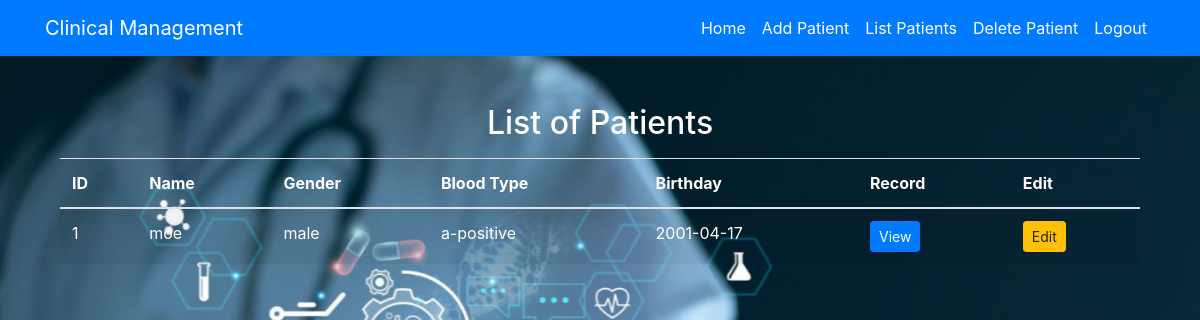
The app's page /list (signed in) with its own data.
### app.py (models this page shows, shortened)
class Patient(db.Model):
    __tablename__ = 'patients'
    id = db.Column(db.Integer, primary_key=True)
    name = db.Column(db.Text, nullable=False)
    gender = db.Column(db.String(50), nullable=False)
    blood_type = db.Column(db.String(50), nullable=False)
    birth_date = db.Column(db.Date, nullable=False, default='2000-01-01')
    doctor_id = db.Column(db.Integer, db.ForeignKey('doctors.id'))
    medical_records = db.relationship('MedicalRecord', backref='patient', lazy=True)

### app.py (the view)
@app.route('/list')
@login_required
def list_patients():
    patients = Patient.query.filter_by(doctor_id=current_user.id).all()
    return render_template('list.html', patients=patients)

### app.py (called while the page is built)
@login_manager.user_loader
def load_user(user_id):
    return Doctor.query.get(user_id)

### templates/list.html (shortened to what this page needs)
{% extends "base.html" %}
{% block content %}
<div class="container mt-5">
    <h2 class="text-center" style="color: white;">List of Patients</h2>
    <table class="table table-striped mt-3">
        <thead>
            <tr>
                <th style="color: white;">ID</th>
                <th style="color: white;">Name</th>
                <th style="color: white;">Gender</th>
                <th style="color: white;">Blood Type</th>
                <th style="color: white;">Birthday</th>
                <th style="color: white;">Record</th>
                <th style="color: white;">Edit</th>
            </tr>
        </thead>
        <tbody>
            {% for patient in patients %}
            <tr>
                <td style="color: white;">{{ patient.id }}</td>
                <td style="color: white;">{{ patient.name }}</td>
                <td style="color: white;">{{ patient.gender }}</td>
                <td style="color: white;">{{ patient.blood_type }}</td>
                <td style="color: white;">{{ patient.birth_date }}</td>
                <td>
                    <a href="{{ url_for('medical_records', patient_id=patient.id) }}" class="btn btn-primary btn-sm">View</a>
                </td>
                <td>
                    <a href="{{ url_for('edit_patient', patient_id=patient.id) }}" class="btn btn-warning btn-sm">Edit</a>
                </td>
            </tr>
            {% endfor %}
        </tbody>
    </table>
</div>
{% endblock %}

### templates/base.html (shortened to what this page needs)
<!DOCTYPE html>
<html lang="en">
<head>
    <link rel="stylesheet" href="https://stackpath.bootstrapcdn.com/bootstrap/4.5.2/css/bootstrap.min.css">
</head>
<body>
    <nav class="navbar navbar-expand-lg navbar-light bg-primary">
        <div class="container">
            <a class="navbar-brand text-white" href="{{ url_for('index') }}">Clinical Management</a>
            <div class="collapse navbar-collapse" id="navbarNav">
                <ul class="navbar-nav ml-auto">
                    <li class="nav-item"><a class="nav-link text-white" href="{{ url_for('index') }}">Home</a></li>
                    {% if current_user.is_authenticated %}
                        <li class="nav-item"><a class="nav-link text-white" href="{{ url_for('add_patient') }}">Add Patient</a></li>
                        <li class="nav-item"><a class="nav-link text-white" href="{{ url_for('list_patients') }}">List Patients</a></li>
                        <li class="nav-item"><a class="nav-link text-white" href="{{ url_for('delete_patient') }}">Delete Patient</a></li>
                        <li class="nav-item"><a class="nav-link text-white" href="{{ url_for('logout') }}">Logout</a></li>
                    {% else %}
                        <li class="nav-item"><a class="nav-link text-white" href="{{ url_for('login') }}">Login</a></li>
                        <li class="nav-item"><a class="nav-link text-white" href="{{ url_for('register') }}">Register</a></li>
                    {% endif %}
                </ul>
            </div>
        </div>
    </nav>
    <div class="container mt-4">
        {% block content %}
        {% endblock %}
    </div>
</body>
</html>

### records on screen
Patient: id "1", name "moe", gender "male", blood_type "a-positive", birth_date "2001-04-17"
